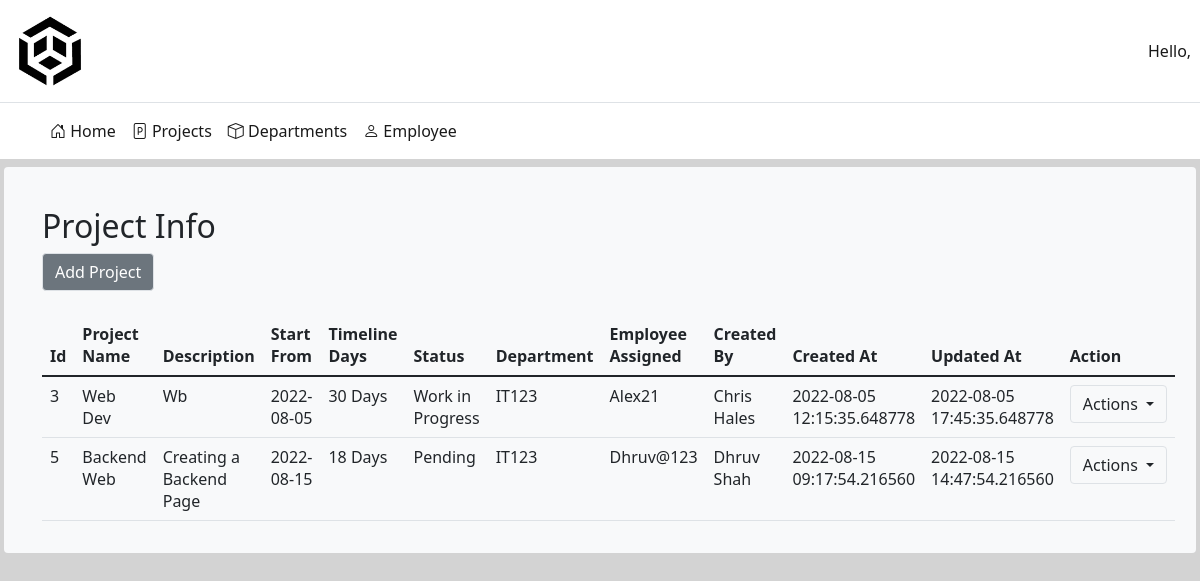
/project.php, run on the app's committed database.
### tables this page shows
CREATE TABLE `project_registration` (
  `id` int(25) NOT NULL,
  `project_name` varchar(50) NOT NULL,
  `description` varchar(80) NOT NULL,
  `start_date` date NOT NULL,
  `timeline_days` varchar(15) NOT NULL,
  `status` text NOT NULL,
  `dept_id` varchar(25) NOT NULL,
  `emp_id` varchar(25) NOT NULL,
  `created_by` varchar(50) NOT NULL,
  `created_at` timestamp(6) NOT NULL DEFAULT current_timestamp(6),
  `updated_at` datetime(6) NOT NULL DEFAULT current_timestamp(6) ON UPDATE current_timestamp(6)
);

### project.php (the view, shortened to what this page needs)
<?php include 'header.php'; ?>
<!doctype html>
    <html lang="en">
    <head>
        <link rel="stylesheet" href="https://cdn.jsdelivr.net/npm/bootstrap-icons@1.5.0/font/bootstrap-icons.css">
        <link href="https://cdn.jsdelivr.net/npm/bootstrap@5.1.3/dist/css/bootstrap.min.css" rel="stylesheet">
    </head>
    <body style="background-color:lightgrey;">
        <div class="col p-3 px-3 bg-light my-2 mx-1 rounded">
            <div class="container mt-4">
                <h2>Project Info</h2>
                <button onclick="location.href='pregister.php'" type="button" class="btn btn-secondary btn-block border">Add Project</button>
                <table class="mt-4 table table-hover">
                    <thead>
                        <tr>
                            <th>Id</th>
                            <th>Project Name</th>
                            <th>Description</th>
                            <th>Start From</th>
                            <th>Timeline Days</th>
                            <th>Status</th>
                            <th>Department</th>
                            <th>Employee Assigned</th>
                            <th>Created By</th>
                            <th>Created At</th>
                            <th>Updated At</th>
                            <th>Action</th>
                        </tr>
                    </thead>
                    <?php
                    include 'connect_db.php';
                    $records = mysqli_query($conn,"SELECT * FROM project_registration");
                    while($data = mysqli_fetch_array($records)){
                        ?>
                        <tr>
                            <td><?php echo $data['id'];?></td>
                            <td><?php echo $data['project_name'];?></td>
                            <td><?php echo $data['description'];?></td>
                            <td><?php echo $data['start_date'];?></td>
                            <td><?php echo $data['timeline_days'];?></td>
                            <td><?php echo $data['status'];?></td>
                            <td><?php echo $data['dept_id'];?></td>
                            <td><?php echo $data['emp_id'];?></td>
                            <td><?php echo $data['created_by'];?></td>
                            <td><?php echo $data['created_at'];?></td>
                            <td><?php echo $data['updated_at'];?></td>
                            <td>
                                <div class="dropdown">
                                    <button class="btn btn-seconary dropdown-toggle border" type="button" id="dropdownMenuButton1" data-bs-toggle="dropdown" aria-expanded="false">
                                      Actions
                                  </button>
                              </div>
                          </tr>
                          <?php
                      }
                      ?>
              </table>
          </div>
      </div>
  </body>
  </html>

### header.php (shortened to what this page needs)
<nav class="navbar navbar-expand-lg navbar-light bg-white border-bottom border-black">
    <div class="container">
      <a class="navbar-brand" href="#"><img src="logo.jpeg" alt="bgd_logo" height="76" class="d-inline-block align-middle mr-2">
      </a>
    </div>
    <div id="navbarSupportedContent" class="collapse navbar-collapse">
      <ul class="navbar-nav ml-auto">
        <li class="nav-item"><a href="#" class="nav-link active">Hello, <?php echo $_SESSION['username']; ?></a></li>
      </ul>
    </div>
  </nav>
  <nav class="navbar navbar-expand-lg navbar-light bg-white">
    <div class="container">
      <div class="collapse navbar-collapse" id="navbarsExample07">
        <ul class="navbar-nav me-auto mb-2 mb-lg-0">
          <li class="nav-item">
            <a class="nav-link active" aria-current="page" href="#"><i class="bi bi-house-door"></i> Home</a>
          </li>
          <li class="nav-item">
            <a class="nav-link active" href="project.php"><i class="bi bi-file-ppt"></i> Projects</a>
          </li>
          <li class="nav-item">
            <a class="nav-link active" href="add_dept1.php"><i class="bi bi-box"></i> Departments</a>
          </li>
          <li class="nav-item">
            <a class="nav-link active" href="add_emps.php"><i class="bi bi-person"></i> Employee</a>
          </li>
        </ul>
      </div>
    </div>
  </nav>

### data on the page
project_registration: id "3", project_name "Web Dev", description "Wb", start_date "2022-08-05", timeline_days "30 Days", status "Work in Progress", dept "IT123", emp "Alex21", created_by "Chris Hales", created_at "2022-08-05 12:15:35.648778", updated_at "2022-08-05 17:45:35.648778"
project_registration: id "5", project_name "Backend Web", description "Creating a Backend Page", start_date "2022-08-15", timeline_days "18 Days", status "Pending", dept "IT123", emp "Dhruv@123", created_by "Dhruv Shah", created_at "2022-08-15 09:17:54.216560", updated_at "2022-08-15 14:47:54.216560"
